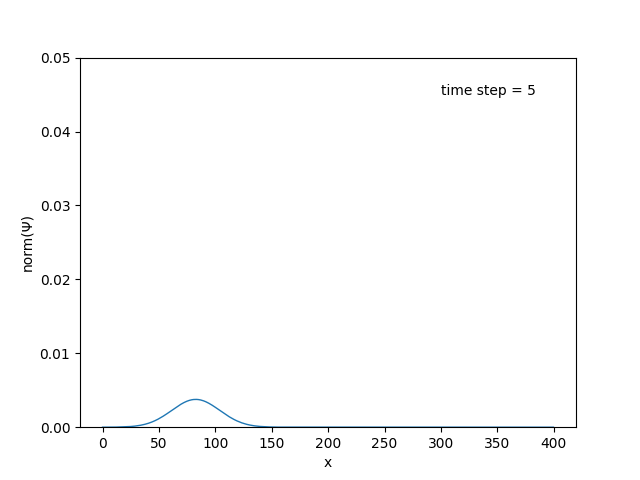
#> input picture .used/pythonscripts/images/frame006.png, 640 x 480 px; its folder holds 4 pictures in this run
$ python clipstitch.py images/frame006.png
#> lines starting #> are read from the running program, lines starting #| are printed output that depends on the picture
import sys
import glob
import cv2

name = sys.argv[1]
images = glob.glob('images/*.png')
images = sorted(images)
fourcc = cv2.VideoWriter_fourcc(*'mp4v')
video = cv2.VideoWriter(
    filename = '../../clips/' + name + '.mp4', fourcc = fourcc, fps = 30.0,
    frameSize = (430, 430)
)

for image in images:
    frame = cv2.imread(image)
#> frame is the input picture: shape (480, 640, 3); mean B, G, R 251.9, 251.8, 251.7
    frame = cv2.resize(frame, dsize=(430, 430))
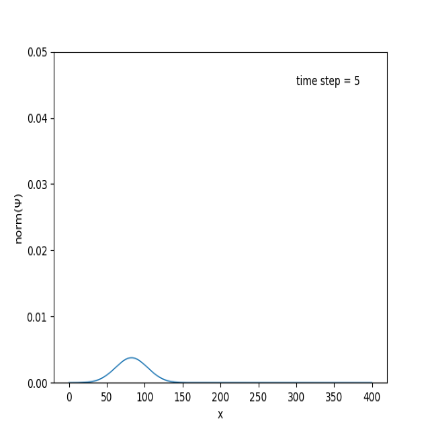
#> frame: shape (430, 430, 3); mean B, G, R 251.9, 251.9, 251.8
    video.write(frame)
#> pass 2 of the loop `for image in images:`:
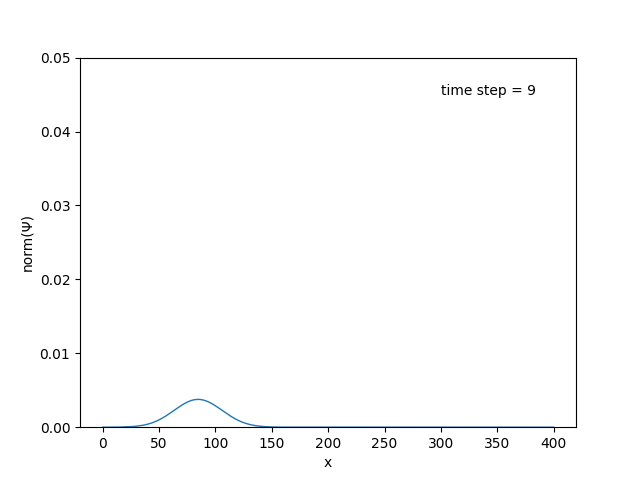
#> input picture .used/pythonscripts/images/frame010.png, 640 x 480 px
#> frame is the input picture: shape (480, 640, 3); mean B, G, R 251.9, 251.8, 251.7
#> `frame = cv2.resize(frame, dsize=(430, 430))`:
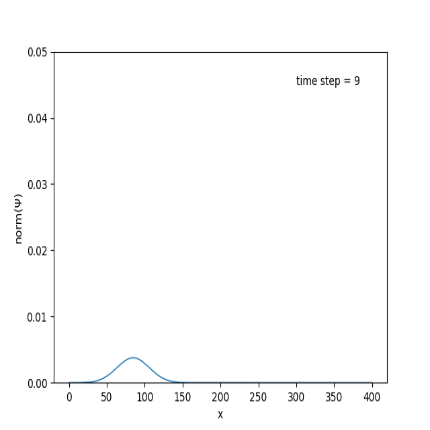
#> frame: shape (430, 430, 3); mean B, G, R 251.9, 251.9, 251.8
#> pass 3 of the loop `for image in images:`:
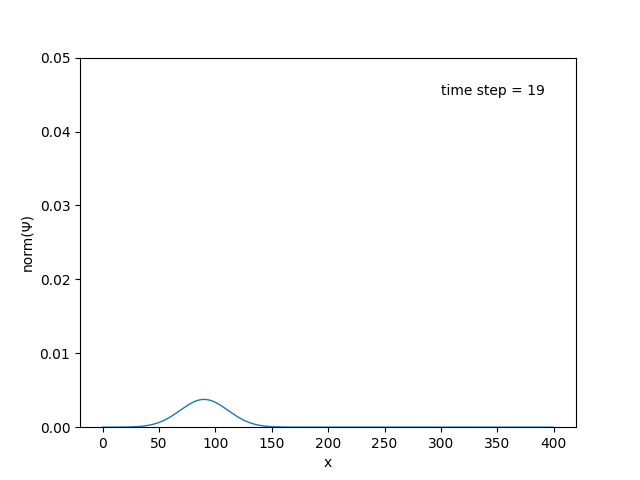
#> input picture .used/pythonscripts/images/frame020.png, 640 x 480 px
#> frame is the input picture: shape (480, 640, 3); mean B, G, R 251.9, 251.8, 251.7
#> `frame = cv2.resize(frame, dsize=(430, 430))`:
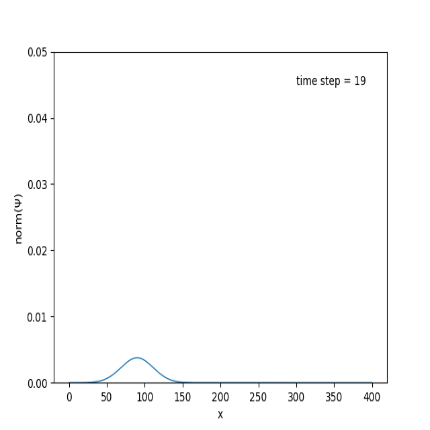
#> frame: shape (430, 430, 3); mean B, G, R 251.9, 251.9, 251.8
#> the loop made 4 passes; the first 3 are shown

video.release()
